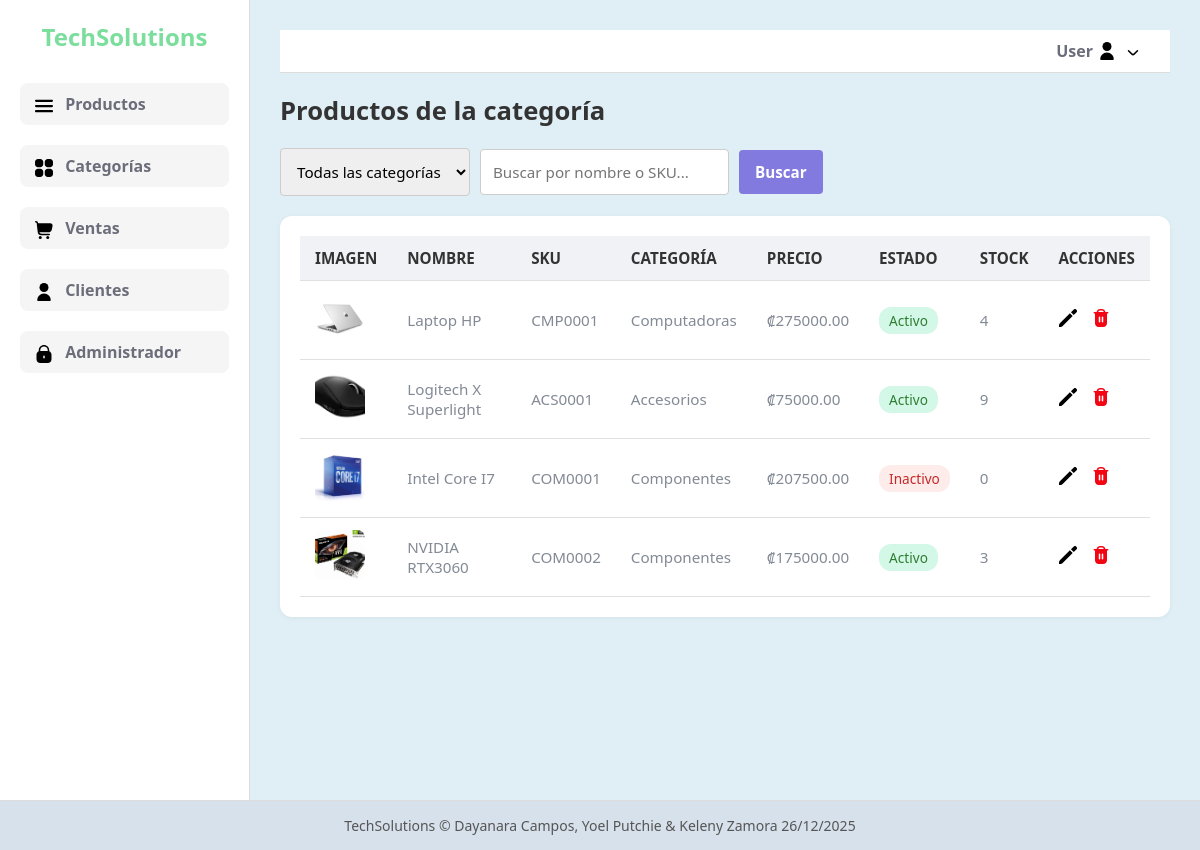
Page /view_products/ (signed in) on the committed database.
### TechSolutionsApp/models.py (models this page shows, shortened)
class Product(models.Model):
    productId = models.AutoField(primary_key=True)
    name = models.CharField(max_length=100)
    price = models.DecimalField(max_digits=10, decimal_places=2)
    category = models.ForeignKey(Category, on_delete=models.SET_NULL, null=True, blank=True)
    dateAdded = models.DateTimeField(auto_now_add=True)
    modificationDate = models.DateTimeField(auto_now=True)
    status = models.BooleanField(default=True)
    sku = models.CharField(max_length=12, default=0)
    image = models.ImageField(upload_to='products/', null=True, blank=True)

class Category(models.Model):
    categoryId = models.AutoField(primary_key=True)
    name = models.CharField(max_length=100)
    class Meta:
        verbose_name_plural = "Categories"

### TechSolutionsApp/views/authentication.py (the view)
    def wrapper(request, *args, **kwargs):
        if not is_authenticated(request):
            return redirect('login')
        return view_func(request, *args, **kwargs)

### TechSolutionsApp/views/authentication.py (called while the page is built)
def is_authenticated(request):
    return request.session.get('employee_id') is not None

def login_required(view_func):
    def wrapper(request, *args, **kwargs):
        if not is_authenticated(request):
            return redirect('login')
        return view_func(request, *args, **kwargs)
    return wrapper

### TechSolutionsApp/views/products.py (called while the page is built)
@login_required
def view_products(request):
    query = request.GET.get('q', '')
    category_id = request.GET.get('category', '')  # Para el combobox
    products = Product.objects.all()
    if query:
        products = products.filter(Q(name__icontains=query) | Q(sku__icontains=query))
    if category_id and category_id != '0':
        products = products.filter(category__categoryId=category_id)
    for product in products:
        inventory = Inventory.objects.filter(product=product).first()
        product.stock = inventory.productQuantity if inventory else 0
    categories = Category.objects.all()
    role = request.session.get('role_id')
    return render(request, 'products/view_products.html', {
        'products': products,
        'query': query,
        'role': role,
        'categories': categories,
        'selected_category': int(category_id) if category_id else 0
    })

### TechSolutionsApp/templates/products/view_products.html (shortened to what this page needs)
{% extends "layout.html" %}
{% load static %}
{% block extra_css %}
    <link rel="stylesheet" href="{% static 'css/products/view_products.css' %}">
    <link rel="stylesheet" href="https://cdn-uicons.flaticon.com/uicons-solid-rounded/css/uicons-solid-rounded.css">
{% endblock %}
{% block contenido %}
    <h2 class="page-title">Productos de la categoría {{ category.name }}</h2>
    <div class="search-container">
        <form method="get" class="search-form">
            <select name="category" class="search-input" onchange="this.form.submit()">
                <option value="0" {% if selected_category == 0 %}selected{% endif %}>Todas las categorías</option>
            </select>
            <input type="text" name="q" value="{{ query }}" placeholder="Buscar por nombre o SKU..." class="search-input">
            <button type="submit" class="search-button">Buscar</button>
        </form>
    </div>
    {% if products %}
        <div class="table-container">
            <table class="table">
                <thead>
                    <tr>
                        <th>IMAGEN</th>
                        <th>NOMBRE</th>
                        <th>SKU</th>
                        <th>CATEGORÍA</th>
                        <th>PRECIO</th>
                        <th>ESTADO</th>
                        <th>STOCK</th>
                        {% if role == 1 %}
                            <th>ACCIONES</th>
                        {% endif %}
                    </tr>
                </thead>
                <tbody>
                    {% for product in products %}
                        <tr>
                            <td>
                                {% if product.image %}
                                    <img src="{{ product.image.url }}" alt="{{ product.name }}" class="product-img">
                                {% else %}
                                    <img src="/media/products/default.jpeg" alt="Imagen por defecto" class="product-img">
                                {% endif %}
                            </td>
                            <td>{{ product.name }}</td>
                            <td>{{ product.sku }}</td>
                            <td>{{ product.category.name }}</td>
                            <td>₡{{ product.price }}</td>
                            <td>
                                <span class="status {{ product.status|yesno:'activo,inactivo' }}">{{ product.status|yesno:"Activo,Inactivo" }}</span>
                            </td>
                            <td>{{ product.stock }}</td>
                            {% if role == 1 %}
                                <td class="actions">
                                    <div class="actions-buttons">
                                        <a href="{% url 'edit_product' product.productId %}" class="icon-link" title="Editar">
                                            <img src="{% static 'images/icons/edit.svg' %}" alt="Editar" class="action-icon edit-icon">
                                        </a>
                                        <form method="POST" action="{% url 'delete_product' product.productId %}">
                                            <button type="submit" class="icon-link" title="Eliminar" onclick="return confirm('¿Estás seguro de que deseas eliminar este producto?');">
                                                <img src="{% static 'images/icons/delete.svg' %}" alt="Eliminar" class="action-icon delete-icon">
                                            </button>
                                        </form>
                                    </div>
                                </td>
                            {% endif %}
                        </tr>
                    {% endfor %}
                </tbody>
            </table>
        </div>
    {% else %}
        <p class="no-products">No hay productos en esta categoría.</p>
    {% endif %}
{% endblock %}

### TechSolutionsApp/templates/layout.html (shortened to what this page needs)
<!DOCTYPE html>
<html lang="es">
<head>
    {% load static %}
    <link rel="stylesheet" type="text/css" href="{% static 'css/layout.css' %}"/>
    {% block extra_css %}{% endblock %}
</head>
<body>
    <div class="container">
        <aside class="sidebar">
            <h2>TechSolutions</h2>
            <ul>
                <li class="with-submenu">
                    <a href="#">
                        <img src="{% static 'images/icons/options.svg' %}" alt="Productos" class="icon-svg">
                        Productos
                    </a>
                </li>
                <li class="with-submenu">
                    <a href="#">
                        <img src="{% static 'images/icons/categories.svg' %}" alt="Categorias" class="icon-svg">
                        Categorías
                    </a>
                </li>
                <li class="with-submenu">
                    <a href="#">
                        <img src="{% static 'images/icons/sales.svg' %}" alt="Ventas" class="icon-svg">
                        Ventas
                    </a>
                </li>
                <li class="with-submenu">
                    <a href="#">
                        <img src="{% static 'images/icons/person.svg' %}" alt="Clientes" class="icon-svg">
                        Clientes
                    </a>
                </li>
                {% if request.session.role_id == 1 %}
                    <li class="with-submenu">
                        <a href="#">
                            <img src="{% static 'images/icons/lock.svg' %}" alt="Admin" class="icon-svg">
                            Administrador
                        </a>
                    </li>
                {% endif %}
            </ul>
        </aside>
        <main class="main-content">
            <div class="topbar">
                <div class="user-menu">
                    <span class="username">{{ request.session.name }}</span>
                    <img src="{% static 'images/icons/person.svg' %}" alt="Usuario" class="icon-svg">
                    <div class="dropdown">
                        <img src="{% static 'images/icons/dropdown.svg' %}" alt="dropdown" class="icon-svg">
                    </div>
                </div>
            </div>
            <section class="contenido">
                {% block contenido %}
                {% endblock %}
            </section>
        </main>
    </div>
    <footer class="footer">
        TechSolutions &copy; Dayanara Campos, Yoel Putchie & Keleny Zamora {% now "d/m/Y" %}
    </footer>
</body>
</html>

### TechSolutionsApp/static/css/layout.css (style rules this page uses)
* { margin: 0; padding: 0; box-sizing: border-box; font-family: 'Segoe UI', Tahoma, Geneva, Verdana, sans-serif; }
body { background-color: #e0eef6; color: #333; font-size: 16px; }
.container { display: flex; min-height: 100vh; }
.sidebar { width: 250px; background-color: #ffffff; padding: 20px; border-right: 1px solid #ddd; }
.sidebar h2 { margin-bottom: 30px; font-size: 24px; color: #7bde9d; text-align: center; }
.sidebar ul { list-style: none; }
.sidebar>ul>li { margin-bottom: 20px; }
.sidebar ul li>a { display: block; padding: 10px 15px; background-color: #f5f5f5; color: #6c6d7b; text-decoration: none; font-weight: bold; border-radius: 8px; transition: background-color 0.3s ease; }
.main-content { flex: 1; padding: 30px; position: relative; }
.footer { background-color: #d7e1eb; color: #555; text-align: center; padding: 15px; font-size: 14px; border-top: 1px solid #ddd; }
.topbar { display: flex; justify-content: flex-end; align-items: center; background-color: #ffffff; padding: 10px 20px; border-bottom: 1px solid #ddd; position: relative; z-index: 10; }
.user-menu { display: flex; align-items: center; position: relative; cursor: pointer; color: #6c6d7b; font-weight: bold; }
.user-menu .username { margin-right: 5px; }
.user-menu .dropdown { position: relative; }
.icon-svg { width: 18px; height: 18px; vertical-align: middle; margin-right: 8px; color: #6c6d7b; }

### TechSolutionsApp/static/css/products/view_products.css (style rules this page uses)
.page-title { font-size: 1.6rem; margin-bottom: 20px; }
.table-container { overflow-x: auto; background: #fff; border-radius: 12px; padding: 20px; box-shadow: 0 1px 5px rgba(0, 0, 0, 0.05); max-width: 100%; }
.table { width: 100%; border-collapse: collapse; font-size: 0.95rem; }
.table thead { background-color: #f0f2f5; }
.table th, .table td { padding: 12px 15px; text-align: left; border-bottom: 1px solid #e0e0e0; }
.table tbody td { color: #838a95; }
.product-img { width: 50px; height: 50px; object-fit: cover; border-radius: 8px; }
.status { padding: 4px 10px; border-radius: 12px; font-size: 0.85rem; font-weight: 500; }
.status.activo { background-color: #d4f8e8; color: #2e7d32; }
.status.inactivo { background-color: #fdecea; color: #c62828; }
.search-container { display: flex; justify-content: space-between; align-items: center; margin-bottom: 20px; }
.search-form { display: flex; gap: 10px; align-items: center; flex-wrap: nowrap; }
.search-input { flex: 1 1 180px; max-width: 100%; padding: 12px; border: 1px solid #ccc; border-radius: 4px; font-size: 0.95rem; }
.search-button { padding: 12px 16px; background-color: #827adf; color: #fff; border: none; border-radius: 4px; cursor: pointer; font-size: 0.95rem; font-weight: bold; transition: background-color 0.3s ease; flex-shrink: 0; }
.table td.actions { padding: 12px 15px; vertical-align: middle; }
.actions-buttons { display: flex; gap: 15px; justify-content: flex-start; flex-wrap: nowrap; }
.actions-buttons button { background: none; border: none; padding: 0; cursor: pointer; display: inline-flex; justify-content: center; align-items: center; }
.edit-icon, .delete-icon { font-size: 18px; transition: transform 0.2s; cursor: pointer; }
.edit-icon { color: goldenrod; }
.delete-icon { color: red; }
.action-icon { width: 18px; height: 18px; transition: transform 0.2s ease; cursor: pointer; }
.edit-icon { filter: sepia(1) saturate(1000%) hue-rotate(30deg); }
.delete-icon { filter: brightness(0) saturate(100%) invert(18%) sepia(100%) saturate(7499%) hue-rotate(353deg) brightness(94%) contrast(102%); }

### rows in the picture
Product: image (picture), name "Laptop HP", sku "CMP0001", category.name "Computadoras", price "275000.00", status "Activo", stock "4"
Product: image (picture), name "Logitech X Superlight", sku "ACS0001", category.name "Accesorios", price "75000.00", status "Activo", stock "9"
Product: image (picture), name "Intel Core I7", sku "COM0001", category.name "Componentes", price "207500.00", status "Inactivo", stock "0"
Product: image (picture), name "NVIDIA RTX3060", sku "COM0002", category.name "Componentes", price "175000.00", status "Activo", stock "3"

### other values in the picture
{{ request.session.name }} "User"
